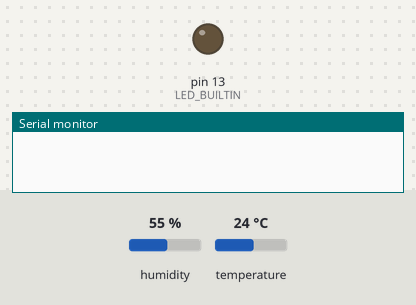
A sketch run on a simulated Arduino Uno, built with avr-gcc and run on an emulated ATmega328P. Shown: output pins drawn as LEDs (lit = HIGH), the last lines printed to the serial monitor. The inputs (shaded band) are chosen by the test bench; at power-on: humidity 55 %, temperature 24 °C.

Above: at 0.1 s.
At 2.1 s:
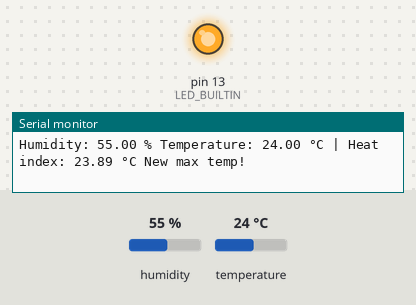
Timing chart, 0 to 5.5 s (numbered marks = the images above):
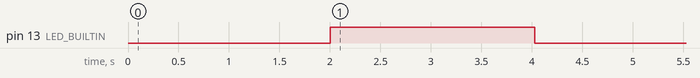

Measured:
- by itself, pin 13 (LED_BUILTIN): LOW → HIGH at 2.0 s, → LOW 2.0 s later

The sketch:

temp-sense.ino
```cpp
// Include the libraries:
#include <Adafruit_Sensor.h>
#include <DHT.h>

#define DHTPIN 2

#define DHTTYPE DHT22

DHT dht = DHT(DHTPIN, DHTTYPE);
float maxtemp = 0;

void setup() {
  // Begin serial communication at a baud rate of 9600:
  Serial.begin(9600);

  // Setup sensor:
  dht.begin();

  // Init the built in LED
  pinMode(LED_BUILTIN, OUTPUT);

}

bool maxtemp_check(float currenttemp){

  if(currenttemp > maxtemp){
    maxtemp = currenttemp;
    digitalWrite(LED_BUILTIN, HIGH);
    return true;
  }
  digitalWrite(LED_BUILTIN, LOW);
  return false;

}

void loop() {

  // Wait a few seconds between measurements:
  delay(2000);

  // Reading temperature or humidity takes about 250 milliseconds!
  // Sensor readings may also be up to 2 seconds 'old' (its a very slow sensor)

  // Read the humidity in %:
  float h = dht.readHumidity();

  // Read the temperature as Celsius:
  float t = dht.readTemperature();

  // Is max temp?
   String maxtemp_string = maxtemp_check(t) ? "New max temp!" : "";

  // Check if any reads failed and exit early (to try again):
  if (isnan(h) || isnan(t)) {
    Serial.println("Failed to read from DHT sensor!");
    return;
  }

  // Compute heat index in Celsius:
  float hic = dht.computeHeatIndex(t, h, false);


  Serial.print("Humidity: ");
  Serial.print(h);
  Serial.print(" % ");
  Serial.print("Temperature: ");
  Serial.print(t);
  Serial.print(" \xC2\xB0");
  Serial.print("C | ");
  Serial.print("Heat index: ");
  Serial.print(hic);
  Serial.print(" \xC2\xB0");
  Serial.print("C");
  Serial.println(" " + maxtemp_string);


}
```
